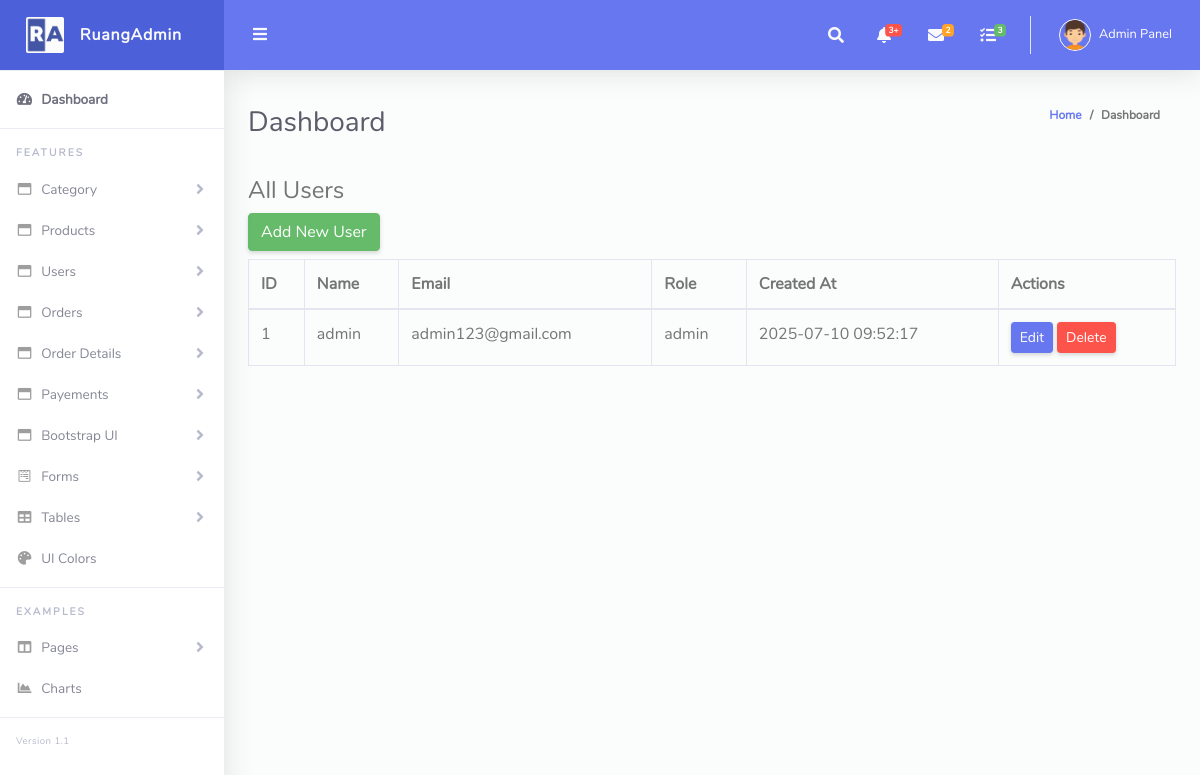
Before: /admin/user_view.php (signed in) with the older database file.
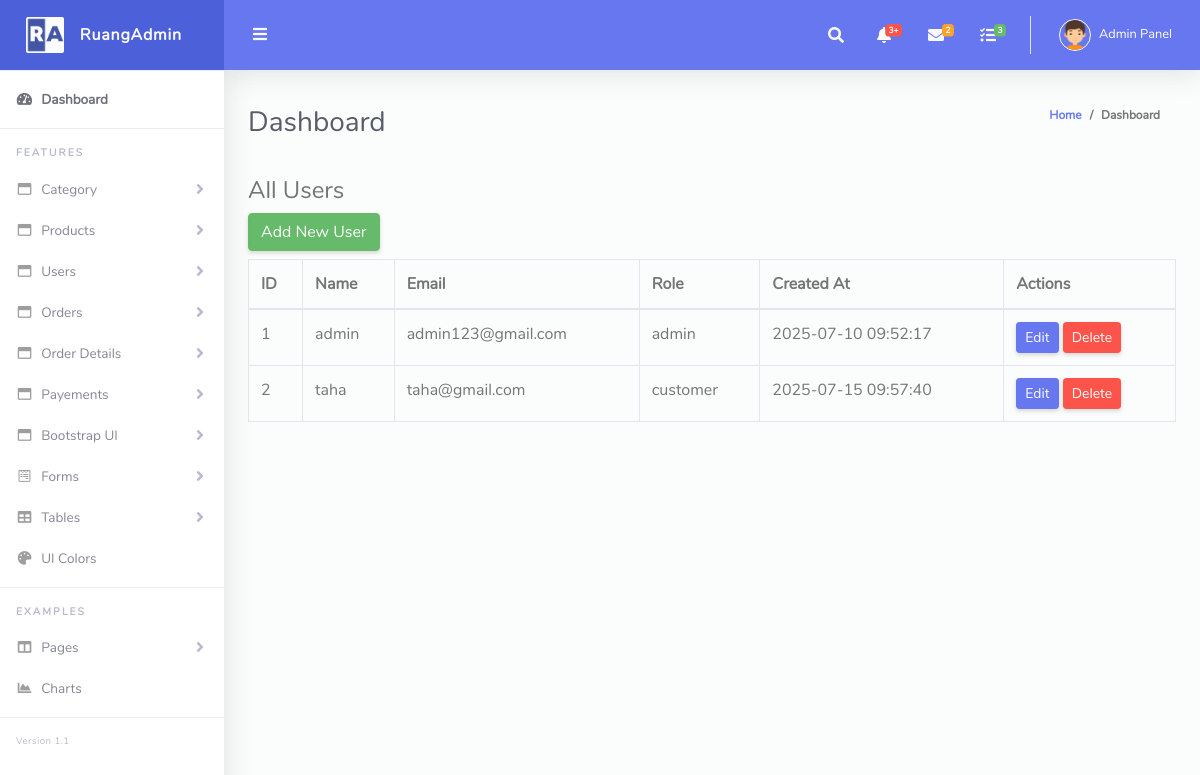
After: the same page with the newer database file.
### tables this page shows
CREATE TABLE `users` (
  `id` int(11) NOT NULL,
  `name` varchar(100) NOT NULL,
  `email` varchar(100) NOT NULL,
  `password` varchar(255) NOT NULL,
  `role` enum('admin','customer') DEFAULT 'customer',
  `created_at` timestamp NOT NULL DEFAULT current_timestamp()
);

### admin/user_view.php (the view, shortened to what this page needs)
<?php
include 'header.php';
include 'dbconfig.php';
$result = mysqli_query($conn, "SELECT * FROM users");
?>
<div class="container my-4">
    <h4>All Users</h4>
    <a href="user_add.php" class="btn btn-success mb-2">Add New User</a>
    <table class="table table-bordered">
        <thead>
            <tr>
                <th>ID</th><th>Name</th><th>Email</th><th>Role</th><th>Created At</th><th>Actions</th>
            </tr>
        </thead>
        <tbody>
            <?php while ($row = mysqli_fetch_assoc($result)) { ?>
            <tr>
                <td><?= $row['id'] ?></td>
                <td><?= htmlspecialchars($row['name']) ?></td>
                <td><?= $row['email'] ?></td>
                <td><?= $row['role'] ?></td>
                <td><?= $row['created_at'] ?></td>
                <td>
                    <a href="user_edit.php?id=<?= $row['id'] ?>" class="btn btn-primary btn-sm">Edit</a>
                    <a href="user_delete.php?id=<?= $row['id'] ?>" class="btn btn-danger btn-sm" onclick="return confirm('Delete user?');">Delete</a>
                </td>
            </tr>
            <?php } ?>
        </tbody>
    </table>
</div>
<?php include 'footer.php'; ?>

Changed rows visible on the page:
added users: id "2", name "taha", email "taha@gmail.com", role "customer", created_at "2025-07-15 09:57:40"
